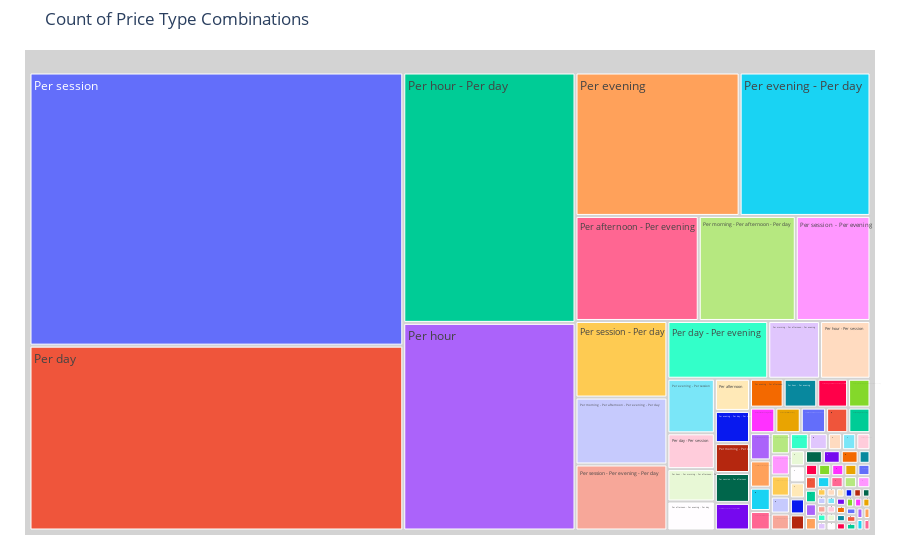

Notebook code for this chart:
### Code cell
fig = px.treemap(price_period_desc_counts, path=['index'], values='price_period_desc', 
                 title = 'Count of Price Type Combinations')
fig.update_traces(root_color="lightgrey")
fig.update_layout(margin = dict(t=50, l=25, r=25, b=25))
fig.show()

### Figure 1 — Plotly figure (JSON) as saved in the notebook; plotly's stock layout.template omitted (floating-point values rounded to 4 significant figures)
{"data": [{"branchvalues": "total", "domain": {"x": [0, 1], "y": [0, 1]}, "hovertemplate": "labels=%{label}<br>pricing_period=%{value}<br>parent=%{parent}<br>id=%{id}<extra></extra>", "ids": ["Per afternoon", "Per afternoon - Per day", "Per afternoon - Per day - Per evening - Per session", "Per afternoon - Per evening", "Per afternoon - Per evening - Per day", "Per afternoon - Per evening - Per session", "Per day", "Per day - Per afternoon", "Per day - Per afternoon - Per evening", "Per day - Per afternoon - Per evening - Per session", "Per day - Per evening", "Per day - Per evening - Per afternoon", "Per day - Per hour", "Per day - Per morning", "Per day - Per morning - Per afternoon", "Per day - Per morning - Per afternoon - Per evening", "Per day - Per session", "Per day - Per session - Per evening", "Per evening", "Per evening - Per afternoon", "Per evening - Per afternoon - Per morning - Per session", "Per evening - Per afternoon - Per session", "Per evening - Per day", "Per evening - Per day - Per afternoon", "Per evening - Per day - Per morning", "Per evening - Per day - Per session", "Per evening - Per morning - Per afternoon", "Per evening - Per morning - Per afternoon - Per day", "Per evening - Per session", "Per evening - Per session - Per day", "Per hour", "Per hour - Per afternoon - Per day - Per session", "Per hour - Per afternoon - Per evening", "Per hour - Per afternoon - Per session", "Per hour - Per day", "Per hour - Per day - Per afternoon - Per evening", "Per hour - Per day - Per evening - Per afternoon", "Per hour - Per day - Per evening - Per session - Per afternoon", "Per hour - Per day - Per morning - Per afternoon", "Per hour - Per day - Per session", "Per hour - Per evening", "Per hour - Per evening - Per day", "Per hour - Per evening - Per day - Per session", "Per hour - Per evening - Per session", "Per hour - Per morning - Per afternoon", "Per hour - Per morning - Per afternoon - Per day", "Per hour - Per morning - Per afternoon - Per day - Per session", "Per hour - Per morning - Per afternoon - Per evening", "Per hour - Per morning - Per afternoon - Per evening - Per day", "Per hour - Per morning - Per afternoon - Per evening - Per day - Per session", "Per hour - Per morning - Per afternoon - Per evening - Per session", "Per hour - Per morning - Per day", "Per hour - Per morning - Per evening", "Per hour - Per session", "Per hour - Per session - Per afternoon - Per evening", "Per hour - Per session - Per day", "Per hour - Per session - Per day - Per evening", "Per hour - Per session - Per evening", "Per hour - Per session - Per evening - Per day", "Per hour - Per session - Per morning - Per evening - Per day", "Per morning", "Per morning - Per afternoon", "Per morning - Per afternoon - Per day", "Per morning - Per afternoon - Per day - Per evening", "Per morning - Per afternoon - Per day - Per session", "Per morning - Per afternoon - Per evening", "Per morning - Per afternoon - Per evening - Per day", "Per morning - Per afternoon - Per evening - Per day - Per session", "Per morning - Per day", "Per morning - Per day - Per evening", "Per morning - Per day - Per session", "Per morning - Per evening", "Per morning - Per evening - Per day", "Per morning - Per evening - Per session", "Per morning - Per evening - Per session - Per day", "Per morning - Per session", "Per session", "Per session - Per afternoon", "Per session - Per afternoon - Per day", "Per session - Per afternoon - Per evening", "Per session - Per day", "Per session - Per day - Per evening", "Per session - Per day - Per morning - Per afternoon", "Per session - Per evening", "Per session - Per evening - Per afternoon", "Per session - Per evening - Per afternoon - Per day", "Per session - Per evening - Per day", "Per session - Per evening - Per hour", "Per session - Per evening - Per morning - Per afternoon", "Per session - Per hour", "Per session - Per morning", "Per session - Per morning - Per afternoon", "Per session - Per morning - Per afternoon - Per day", "Per session - Per morning - Per afternoon - Per evening", "Per session - Per morning - Per afternoon - Per evening - Per day", "Per session - Per morning - Per day", "Per session - Per morning - Per evening - Per day"], "labels": ["Per afternoon", "Per afternoon - Per day", "Per afternoon - Per day - Per evening - Per session", "Per afternoon - Per evening", "Per afternoon - Per evening - Per day", "Per afternoon - Per evening - Per session", "Per day", "Per day - Per afternoon", "Per day - Per afternoon - Per evening", "Per day - Per afternoon - Per evening - Per session", "Per day - Per evening", "Per day - Per evening - Per afternoon", "Per day - Per hour", "Per day - Per morning", "Per day - Per morning - Per afternoon", "Per day - Per morning - Per afternoon - Per evening", "Per day - Per session", "Per day - Per session - Per evening", "Per evening", "Per evening - Per afternoon", "Per evening - Per afternoon - Per morning - Per session", "Per evening - Per afternoon - Per session", "Per evening - Per day", "Per evening - Per day - Per afternoon", "Per evening - Per day - Per morning", "Per evening - Per day - Per session", "Per evening - Per morning - Per afternoon", "Per evening - Per morning - Per afternoon - Per day", "Per evening - Per session", "Per evening - Per session - Per day", "Per hour", "Per hour - Per afternoon - Per day - Per session", "Per hour - Per afternoon - Per evening", "Per hour - Per afternoon - Per session", "Per hour - Per day", "Per hour - Per day - Per afternoon - Per evening", "Per hour - Per day - Per evening - Per afternoon", "Per hour - Per day - Per evening - Per session - Per afternoon", "Per hour - Per day - Per morning - Per afternoon", "Per hour - Per day - Per session", "Per hour - Per evening", "Per hour - Per evening - Per day", "Per hour - Per evening - Per day - Per session", "Per hour - Per evening - Per session", "Per hour - Per morning - Per afternoon", "Per hour - Per morning - Per afternoon - Per day", "Per hour - Per morning - Per afternoon - Per day - Per session", "Per hour - Per morning - Per afternoon - Per evening", "Per hour - Per morning - Per afternoon - Per evening - Per day", "Per hour - Per morning - Per afternoon - Per evening - Per day - Per session", "Per hour - Per morning - Per afternoon - Per evening - Per session", "Per hour - Per morning - Per day", "Per hour - Per morning - Per evening", "Per hour - Per session", "Per hour - Per session - Per afternoon - Per evening", "Per hour - Per session - Per day", "Per hour - Per session - Per day - Per evening", "Per hour - Per session - Per evening", "Per hour - Per session - Per evening - Per day", "Per hour - Per session - Per morning - Per evening - Per day", "Per morning", "Per morning - Per afternoon", "Per morning - Per afternoon - Per day", "Per morning - Per afternoon - Per day - Per evening", "Per morning - Per afternoon - Per day - Per session", "Per morning - Per afternoon - Per evening", "Per morning - Per afternoon - Per evening - Per day", "Per morning - Per afternoon - Per evening - Per day - Per session", "Per morning - Per day", "Per morning - Per day - Per evening", "Per morning - Per day - Per session", "Per morning - Per evening", "Per morning - Per evening - Per day", "Per morning - Per evening - Per session", "Per morning - Per evening - Per session - Per day", "Per morning - Per session", "Per session", "Per session - Per afternoon", "Per session - Per afternoon - Per day", "Per session - Per afternoon - Per evening", "Per session - Per day", "Per session - Per day - Per evening", "Per session - Per day - Per morning - Per afternoon", "Per session - Per evening", "Per session - Per evening - Per afternoon", "Per session - Per evening - Per afternoon - Per day", "Per session - Per evening - Per day", "Per session - Per evening - Per hour", "Per session - Per evening - Per morning - Per afternoon", "Per session - Per hour", "Per session - Per morning", "Per session - Per morning - Per afternoon", "Per session - Per morning - Per afternoon - Per day", "Per session - Per morning - Per afternoon - Per evening", "Per session - Per morning - Per afternoon - Per evening - Per day", "Per session - Per morning - Per day", "Per session - Per morning - Per evening - Per day"], "name": "", "parents": ["", "", "", "", "", "", "", "", "", "", "", "", "", "", "", "", "", "", "", "", "", "", "", "", "", "", "", "", "", "", "", "", "", "", "", "", "", "", "", "", "", "", "", "", "", "", "", "", "", "", "", "", "", "", "", "", "", "", "", "", "", "", "", "", "", "", "", "", "", "", "", "", "", "", "", "", "", "", "", "", "", "", "", "", "", "", "", "", "", "", "", "", "", "", "", "", ""], "root": {"color": "lightgrey"}, "type": "treemap", "values": [14, 2, 1, 160, 17, 12, 854, 3, 3, 1, 72, 2, 3, 1, 1, 8, 21, 3, 291, 12, 1, 1, 232, 1, 1, 14, 3, 1, 32, 3, 442, 2, 5, 1, 533, 3, 1, 1, 1, 5, 12, 8, 3, 5, 1, 19, 1, 1, 7, 3, 1, 1, 1, 36, 1, 8, 1, 2, 3, 2, 2, 2, 126, 4, 11, 37, 76, 1, 13, 4, 1, 7, 7, 1, 1, 2, 1262, 13, 2, 8, 87, 2, 1, 97, 5, 1, 75, 4, 2, 1, 2, 3, 6, 4, 2, 7, 2]}], "layout": {"autosize": true, "legend": {"tracegroupgap": 0}, "margin": {"b": 25, "l": 25, "r": 25, "t": 50}, "title": {"text": "Count of Price Type Combinations"}}}
